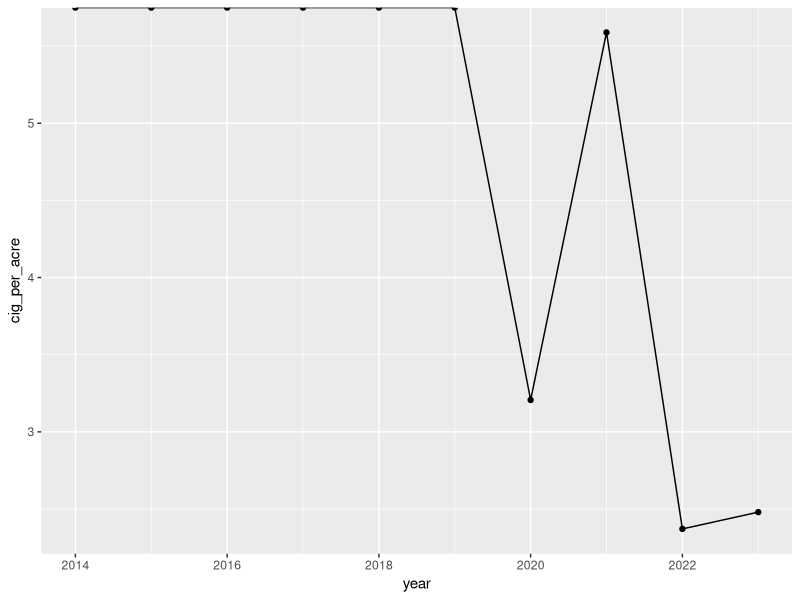

Generate this figure with R: (Note: this script raises an error after producing the figure.)
## ---- chunk 1
library(tidyverse)

MAX_YEAR <- 2023

cleanups_tidy <- 
  read_csv(here::here("data/cleanups_tidy.csv")) %>% 
  filter(year <= MAX_YEAR)

cleanups_summarized <-
  cleanups_tidy %>% 
  summarize(
    num_events = n(),
    num_years = n_distinct(year),
    num_locations = n_distinct(location),
    dist_crews = n_distinct(crew_name),
    across(where(is.numeric), \(x) sum(x, na.rm = TRUE)),
    total_items = 
      sum(
        plastic_bags, paper_bags, plastic_bottles, glass_bottles, 
        plastic_bottle_caps, metal_cans_caps_tabs, plastic_cups_lids,
        paper_cups_lids, foam_cups_lids, plastic_takeout_plates,
        paper_takeout_plates, foam_takeout_plates, utensils, straws,
        food_waste, food_wrappers, plastic_pcs, paper_pcs, foam_pcs,
        metal_pcs, glass_pcs, sanitary_items, covid_items, syringes,
        cigarette_butts, tobacco, fireworks, dog_waste_bag, dog_waste_pile,
        human_waste, wildlife_waste_trash, sled_pcs, misc
      )
  ) %>% 
  select(-year)
## ---- chunk 2
# Cigarette butts per area
cleanups_tidy %>%
  group_by(year) %>% 
  summarize(
    across(where(is.numeric), \(x) sum(x, na.rm = TRUE))
  ) %>% 
  mutate(
    cig_per_acre = cigarette_butts / area_acres
  ) %>% 
  ggplot(aes(year, cig_per_acre)) +
  geom_point() +
  geom_line()
## ---- chunk 3
# Total items per area
cleanups_tidy %>%
  group_by(year) %>% 
  summarize(
    across(where(is.numeric), \(x) sum(x, na.rm = TRUE))
  ) %>% 
  pivot_longer(
    cols = plastic_bags:misc
  ) %>% 
  group_by(year) %>% 
  summarize(
    area_acres,
    
  )
  mutate(
    cig_per_acre = cigarette_butts / area_acres
  ) %>% 
  ggplot(aes(year, cig_per_acre)) +
  geom_point() +
  geom_line()
